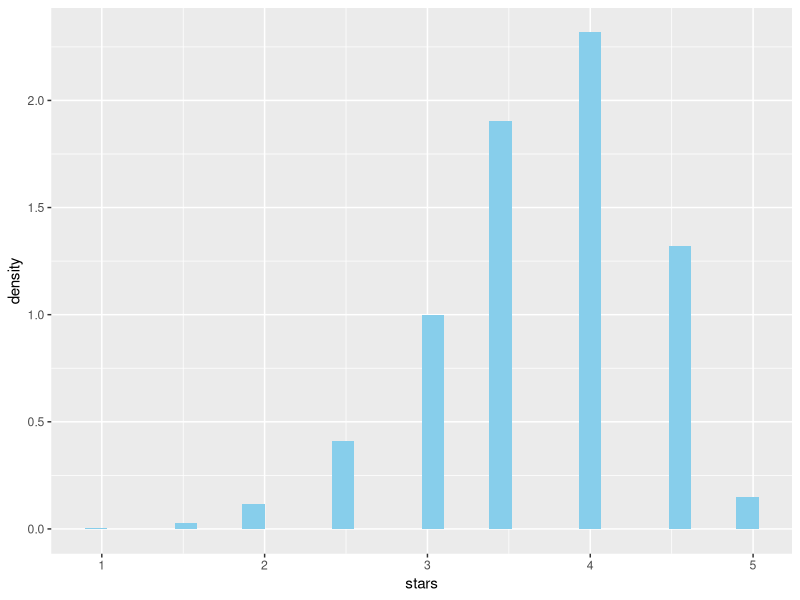
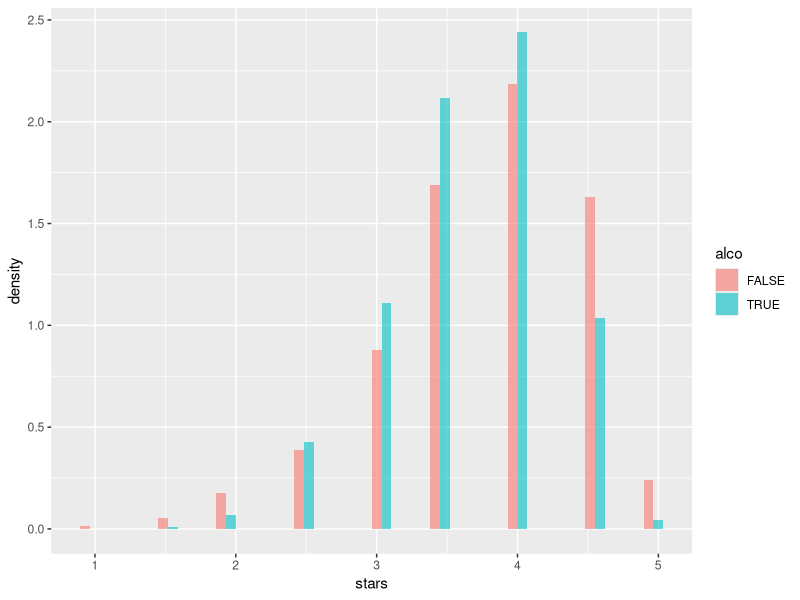
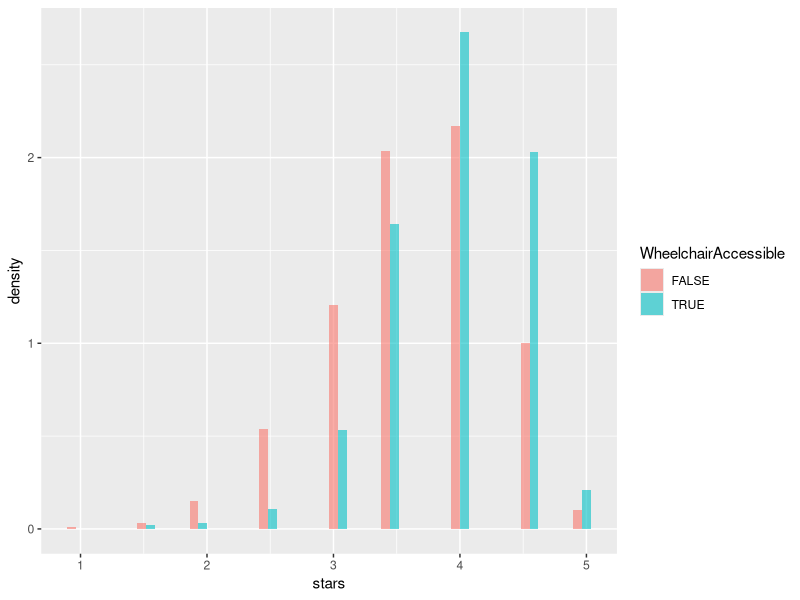
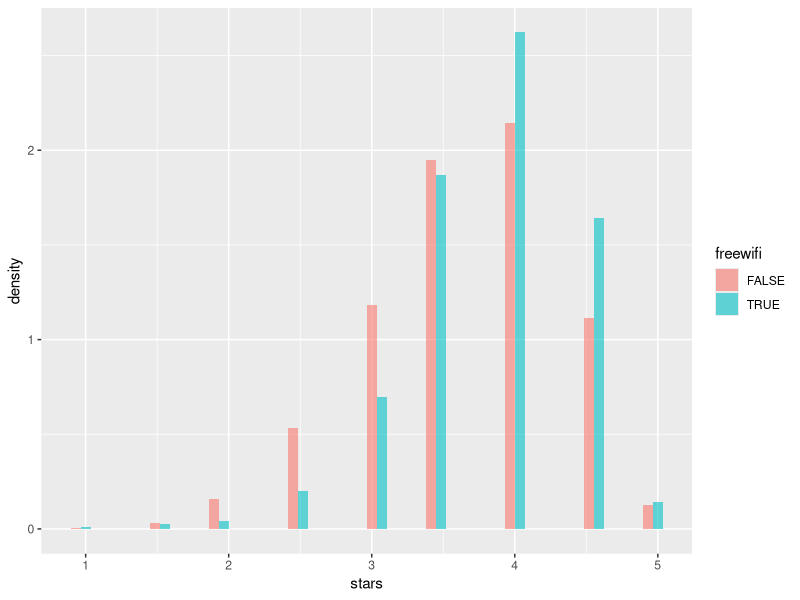
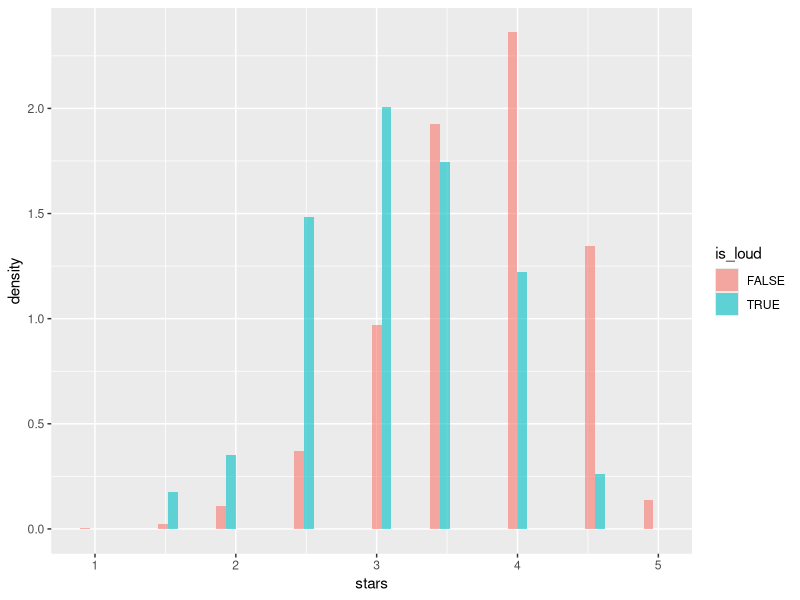

Generate these figures, in order, with R:
library(stringr)
library(ggplot2)

sushi=read.csv('sushi.csv')

ggplot(data=sushi,aes(x=stars))+
  geom_histogram(aes(y=..density..), fill="Skyblue")


sushi_park=read.csv('sushi_park.csv')

sushi_park$goodrating=sushi_park$stars>=4
sushi_park$OutdoorSeating=sushi_park$OutdoorSeating=='True'
sushi_park$RestaurantsDelivery=sushi_park$RestaurantsDelivery=='True'
sushi_park$WheelchairAccessible=sushi_park$WheelchairAccessible=='True'
sushi_park$BikeParking=sushi_park$BikeParking=='True'


sushi_park$NoiseLevel=gsub("u'",'',sushi_park$NoiseLevel)
sushi_park$NoiseLevel=gsub("'",'',sushi_park$NoiseLevel)
sushi_park$is_loud=str_detect(sushi_park$NoiseLevel,'d')


sushi_park$freewifi=str_detect(sushi_park$WiFi,'e')
sushi_park$casual=str_detect(sushi_park$Ambience,"'casual': True")
sushi_park$alco=str_detect(sushi_park$Alcohol,'r')

sp_model=glm(goodrating~OutdoorSeating+RestaurantsDelivery+WheelchairAccessible+
              BikeParking+is_loud+freewifi+casual+alco,
            data=sushi_park)
summary(sp_model)

ggplot(data=sushi_park,aes(x=stars,y=..density..,fill=alco))+
  geom_histogram(alpha=0.6,position = position_dodge())
ggplot(data=sushi_park,aes(x=stars,y=..density..,fill=WheelchairAccessible))+
  geom_histogram(alpha=0.6,position = position_dodge())
ggplot(data=sushi_park,aes(x=stars,y=..density..,fill=freewifi))+
  geom_histogram(alpha=0.6,position = position_dodge())
ggplot(data=sushi_park,aes(x=stars,y=..density..,fill=is_loud))+
  geom_histogram(alpha=0.6,position = position_dodge())













  